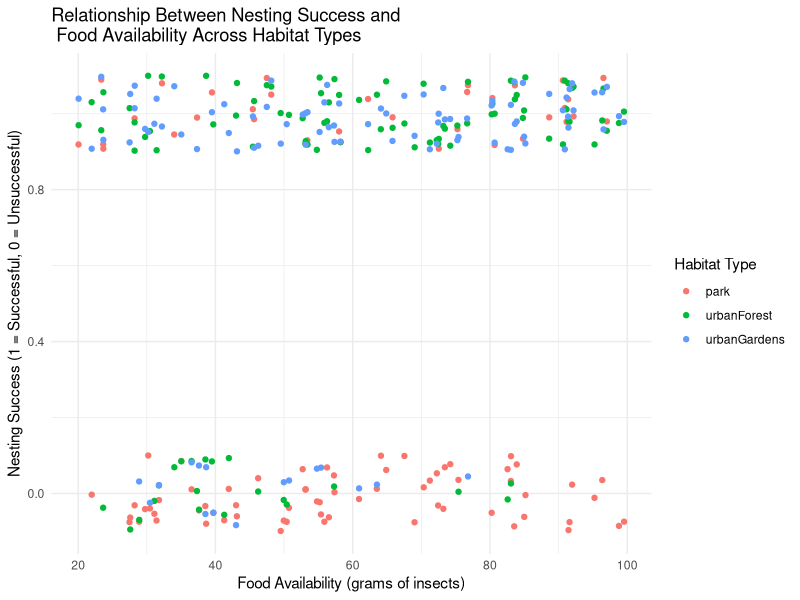
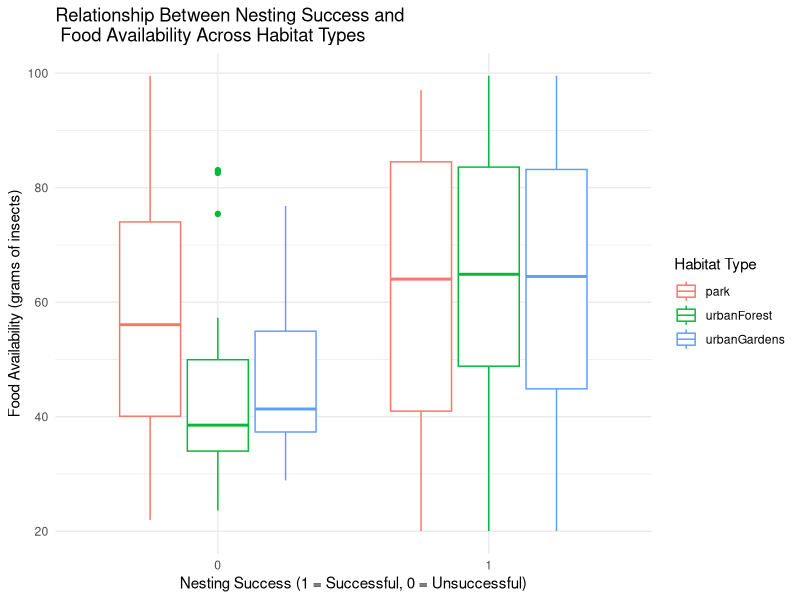
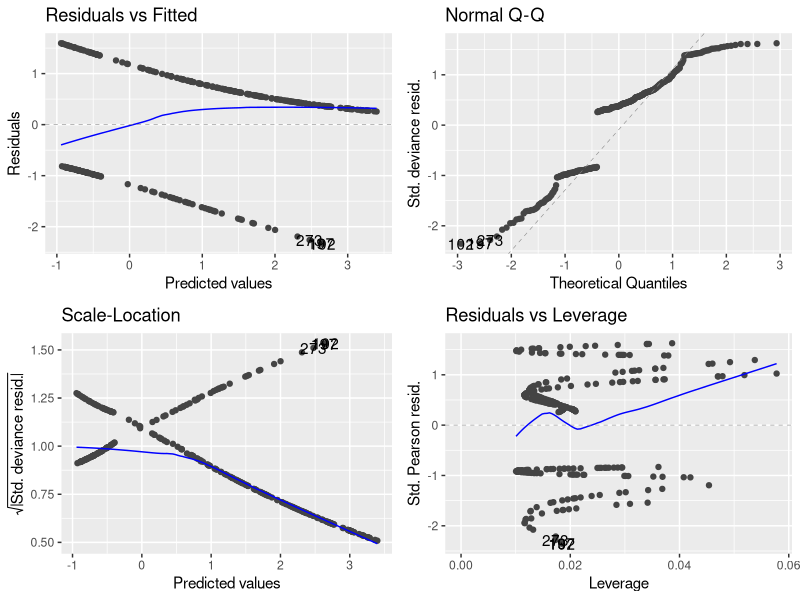
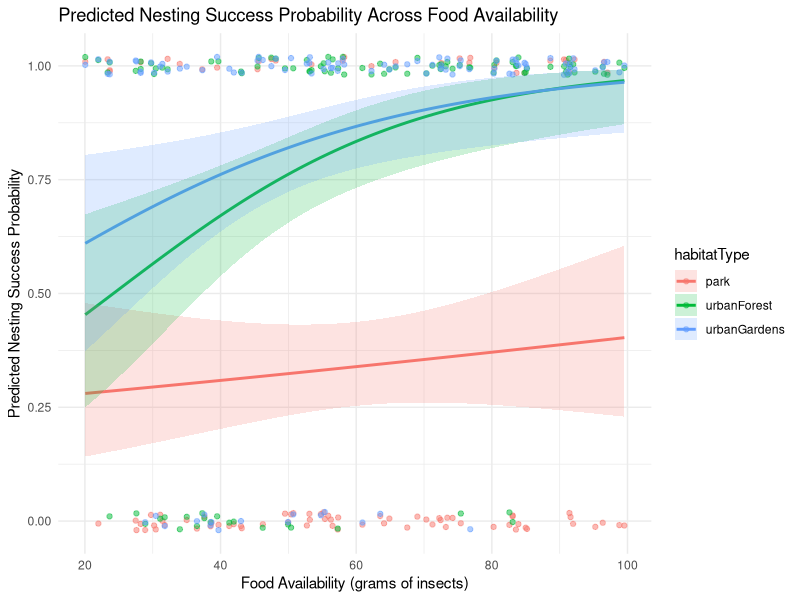

These charts were generated, in order, by the following R code:
## ---- chunk 1
library(dplyr)
library(ggplot2)
## ---- chunk 2
nesting <- read.csv("DataSetLibrary/bird_nesting_success.csv")
summary(nesting)
table(nesting$habitat)
## ---- chunk 3
ggplot(nesting,aes(x = foodAvailability,y = nestSuccess, color =  habitatType)) + 
  geom_jitter(height = 0.1) + 
  labs(title = "Relationship Between Nesting Success and\n Food Availability Across Habitat Types",
       x = "Food Availability (grams of insects)",
       y = "Nesting Success (1 = Successful, 0 = Unsuccessful)",
       color = "Habitat Type") +
  theme_minimal()
## ---- chunk 4
ggplot(nesting,aes(x = as.factor(nestSuccess),y = foodAvailability, color =  habitatType)) + 
  geom_boxplot() + 
  labs(title = "Relationship Between Nesting Success and\n Food Availability Across Habitat Types",
       y = "Food Availability (grams of insects)",
       x = "Nesting Success (1 = Successful, 0 = Unsuccessful)",
       color = "Habitat Type") +
  theme_minimal()
## ---- chunk 5
mod1 <- glm(nestSuccess ~ habitatType * foodAvailability, 
             data = nesting, 
             family = binomial)
## ---- chunk 6
  library(ggfortify)
  autoplot(mod1)
## ---- chunk 7
anova(mod1, test = "Chi")
## ---- chunk 8
summary(mod1)
## ---- chunk 9

# Create a new data frame for predictions
foodAvailabilityRange <- seq(min(nesting$foodAvailability), max(nesting$foodAvailability), length.out = 100)
habitatLevels <- unique(nesting$habitatType)
predictionsData <- expand.grid(foodAvailability = foodAvailabilityRange, habitatType = habitatLevels)
## ---- chunk 10
# Obtain predicted probabilities and standard errors
predictions <- predict(mod1, newdata = predictionsData, se.fit = TRUE)
## ---- chunk 11
predictionsData$fit_LP <- predictions$fit
predictionsData$se_LP <- predictions$se.fit
## ---- chunk 12
predictionsData$lowerCI_LP <- predictions$fit - 1.96 * predictions$se.fit
predictionsData$upperCI_LP <- predictions$fit + 1.96 * predictions$se.fit
## ---- chunk 13

inverseFunction <- family(mod1)$linkinv

predictionsData <- predictionsData %>%
  mutate(
    fit = inverseFunction(fit_LP),
    lowerCI = inverseFunction(lowerCI_LP),
    upperCI = inverseFunction(upperCI_LP)
  )
## ---- chunk 14
# Plotting the observed data and adding the prediction lines with standard error ribbons
ggplot(nesting, aes(x = foodAvailability, y = nestSuccess, color = habitatType)) +
  geom_jitter(height = 0.02, alpha = 0.5) +
  geom_line(data = predictionsData, aes(x = foodAvailability, y = fit, color = habitatType), size = 1) +
  geom_ribbon(data = predictionsData, aes(x = foodAvailability, ymin = lowerCI, ymax = upperCI, fill = habitatType), alpha = 0.2, inherit.aes = FALSE) +
  labs(title = "Predicted Nesting Success Probability Across Food Availability",
       x = "Food Availability (grams of insects)",
       y = "Predicted Nesting Success Probability") +
  theme_minimal()
